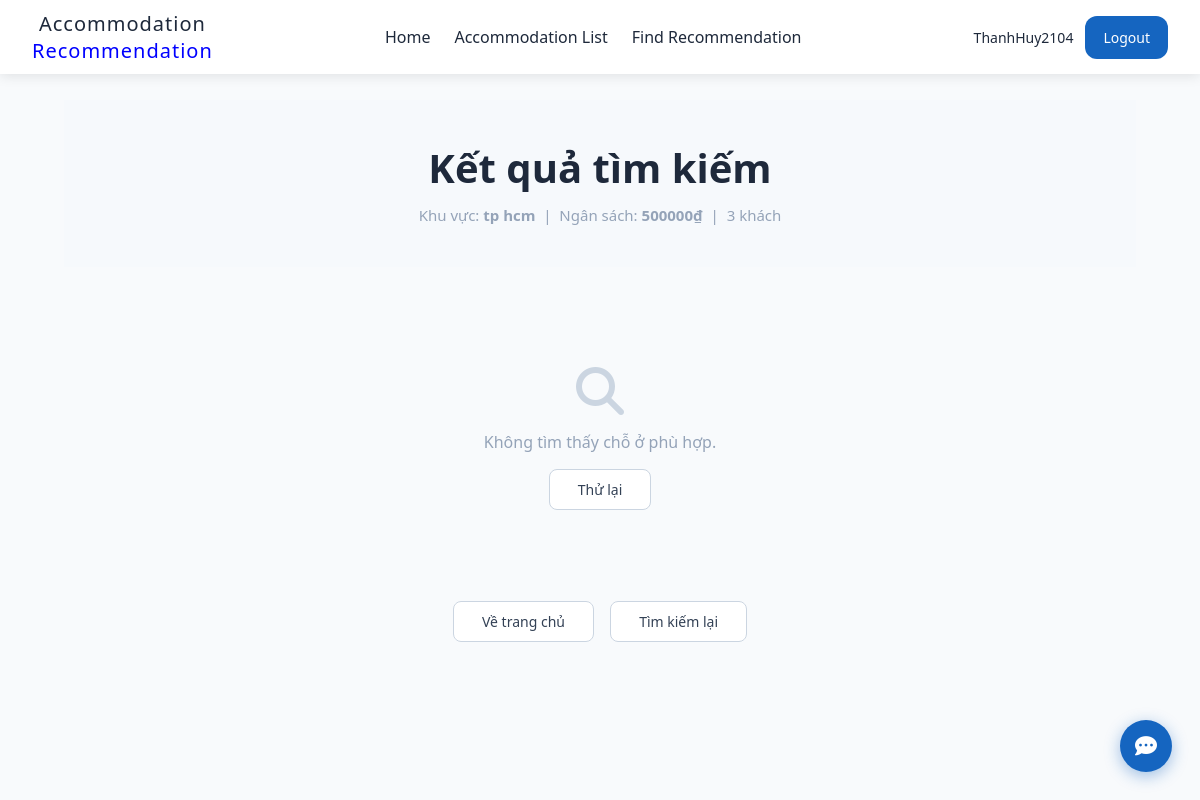
The page /recommendations/2/ (signed in) on the database its author committed.
### preferences/models.py (models this page shows, shortened)
class UserPreference(models.Model):
    TYPE_CHOICES = [
        ('hotel', 'Hotel'),
        ('homestay', 'Homestay'),
        ('hostel', 'Hostel'),
        ('apartment', 'Apartment'),
    ]
    area = models.CharField(max_length=100)
    budget = models.IntegerField()
    guest_count = models.IntegerField()
    preferred_type = models.CharField(max_length=20, choices=TYPE_CHOICES, blank=True, null=True)
    required_amenities = models.JSONField(default=list, blank=True)
    created_at = models.DateTimeField(auto_now_add=True)

### recommendations/views.py (the view)
# urls.py: path('<int:pref_id>/', views.recommendation_result, name='recommendation_result'),
def recommendation_result(request, pref_id):
    preference = get_object_or_404(UserPreference, id=pref_id)
    accommodations = get_candidate_accommodations(preference)
    scored_results = []
    for item in accommodations:
        scored_results.append((item, calculate_matching_score(item, preference)))
    scored_results.sort(key=lambda x: x[1], reverse=True)
    count = min(len(scored_results), 5)
    final_output = scored_results[:count]
    return render(request, 'recommendations/recommendation_result.html',
    {
        'preference': preference,
        'results': final_output
    })

### recommendations/services.py (called while the page is built)
def get_candidate_accommodations(preference) -> list[Accommodation]:
    base_qs = Accommodation.objects.filter(capacity__gte=preference.guest_count)
    if preference.budget and preference.budget > 0:
        base_qs = base_qs.filter(price_per_night__lte=preference.budget)
    unique_items: dict[str, Accommodation] = {}
    for item in base_qs:
        unique_items.setdefault(item.name, item)
    candidates = list(unique_items.values())
    return [item for item in candidates if area_matches(item.area, preference.area)]

### templates/recommendations/recommendation_result.html
{% extends 'base.html' %}
{% load static %}
{% block content %}
<div class="rec-page">
    <div class="section-title" style="margin-bottom: 32px;">
        <h1 class="section-heading">Kết quả tìm kiếm</h1>
        <p class="section-subtitle">
            Khu vực: <strong>{{ preference.area }}</strong> &nbsp;|&nbsp;
            Ngân sách: <strong>{{ preference.budget|floatformat:0 }}₫</strong> &nbsp;|&nbsp;
            {{ preference.guest_count }} khách
        </p>
    </div>
    <div class="acc-list">
        {% for item, score in results %}
        <a href="{% url 'accommodation_detail' item.pk %}" class="acc-card">
            <div class="acc-img-wrap">
                {% if item.image_url %}
                    <img src="{{ item.image_url }}" alt="{{ item.name }}" class="acc-img" />
                {% else %}
                    <div class="acc-img acc-img-placeholder">
                        <i class="fa-solid fa-building" style="font-size:40px; color:#cbd5e1;"></i>
                    </div>
                {% endif %}
                {% if score >= 4.5 %}
                    <div class="rec-score-badge badge-excellent">Xuất sắc ★</div>
                {% elif score >= 3.5 %}
                    <div class="rec-score-badge badge-good">Phù hợp</div>
                {% else %}
                    <div class="rec-score-badge badge-ok">Tạm được</div>
                {% endif %}
            </div>
            <div class="acc-body">
                <div class="acc-top">
                    <div>
                        <p class="acc-type">{{ item.accommodation_type }}</p>
                        <p class="acc-name">{{ item.name }}</p>
                        <p class="acc-address">
                            <i class="fa-solid fa-location-dot"></i>
                            {{ item.address }}, {{ item.area }}
                        </p>
                    </div>
                    <div class="acc-rating">★ {{ item.rating }}</div>
                </div>
                <p class="acc-desc">{{ item.description }}</p>
                <div class="score-bar-wrap">
                    <span class="score-label">Độ phù hợp</span>
                    <div class="score-bar">
                        {% widthratio score 5 100 as score_pct %}
                        <div class="score-fill" style="width: {{ score_pct }}%;"></div>
                    </div>
                    <span class="score-num">{{ score }}/5</span>
                </div>
                <div class="acc-bottom">
                    <div class="acc-info">
                        <span><i class="fa-solid fa-user"></i> {{ item.capacity }} khách</span>
                        {% for amenity in item.amenities %}
                            <span><i class="fa-solid fa-check"></i> {{ amenity }}</span>
                        {% endfor %}
                    </div>
                    <div class="acc-price-wrap">
                        <p class="acc-price">
                            <span>{{ item.price_per_night|floatformat:0 }}₫</span>/night
                        </p>
                        <button class="hotel-book-btn">Book Now</button>
                    </div>
                </div>
            </div>
        </a>
        {% empty %}
            <div style="text-align:center; padding: 60px 20px; grid-column: 1/-1;">
                <i class="fa-solid fa-magnifying-glass" style="font-size:48px; color:#cbd5e1; display:block; margin-bottom:16px;"></i>
                <p style="color:#94a3b8; font-size:16px;">Không tìm thấy chỗ ở phù hợp.</p>
                <a href="/preferences/" class="view-all-btn" style="margin-top:16px; display:inline-block;">Thử lại</a>
            </div>
        {% endfor %}
    </div>
    <div style="text-align:center; margin-top: 40px;">
        <a href="/" class="view-all-btn">Về trang chủ</a>
        <a href="/preferences/" class="view-all-btn" style="margin-left:12px;">Tìm kiếm lại</a>
    </div>
</div>
{% endblock %}

### templates/base.html (shortened to what this page needs)
{% load static %}
<!DOCTYPE html>
<html>
<head>
    <link rel="stylesheet" href="{% static 'css.css' %}">
    <link rel="stylesheet" href="https://cdnjs.cloudflare.com/ajax/libs/font-awesome/6.5.0/css/all.min.css">
</head>
<body class='body'>
    <nav class="nav">
        <a href="/" class="nav-brand">Accommodation <br> <span class='recommendation'>Recommendation</span></a>
        {% if request.path != '/accounts/login/' and request.path != '/accounts/register/' %}
        <div class="nav-links">
            <a href="/">Home</a>
            <a href="/accommodations/">Accommodation List</a>
            <a href="/preferences/">Find Recommendation</a>
        </div>
        {% endif %}
        <div class="nav-auth">
            {% if user.is_authenticated %}
                <a href="/accounts/profile/" class="login-btn">{{ user.username }}</a>
                <a href="/accounts/logout/" class="register-btn">Logout</a>
            {% else %}
                <a href="/accounts/login/" class="login-btn">Login</a>
                <a href="/accounts/register/" class="register-btn">Register</a>
            {% endif %}
        </div>
        <div class="chat-btn" id="chatBtn" onclick="toggleChat()">
            <i class="fa-solid fa-comment-dots"></i>
        </div>
    </nav>
    {% block content %}{% endblock %}
</body>
</html>

### static/css.css (style rules this page uses)
* { margin: 0; padding: 0; box-sizing: border-box; }
.body { background-color: white; font-family: system-ui, -apple-system, BlinkMacSystemFont, "Segoe UI", Roboto, sans-serif; }
.recommendation { color: blue; }
.nav { z-index: 10; background: transparent; padding: 0 32px; display: flex; align-items: center; justify-content: space-between; height: 74px; position: fixed; top: 0; left: 0; right: 0; }
.nav-scrolled { background: #fff !important; box-shadow: 0 2px 12px rgba(0, 0, 0, 0.1); transition: all ease 0.5s; }
.nav-scrolled .nav-brand, .nav-scrolled .nav-links a, .nav-scrolled .nav-auth .login-btn { color: #1e293b !important; }
.nav-scrolled .nav-auth .register-btn { background: #1565c0; color: #fff !important; }
.nav-brand { color: black; font-weight: bold; font-size: 20px; font-weight: 500; letter-spacing: 1px; text-decoration: none; text-align: center; }
.nav-links { display: flex; gap: 24px; }
.nav-links a { color: white; font-size: 16px; text-decoration: none; transition: color 0.2s; }
.nav-auth { display: flex; gap: 12px; align-items: center; }
.nav-auth .login-btn { color: white; font-size: 14px; text-decoration: none; transition: color 0.2s; }
.nav-auth .register-btn { background: white; color: black; padding: 12px 18px; border-radius: 12px; font-size: 14px; text-decoration: none; transition: background 0.2s; }
.section-title { display: flex; flex-direction: column; align-items: center; text-align: center; padding: 40px 0; background-color: #f6f9fc; }
.section-heading { font-size: 40px; font-weight: 700; color: #1e293b; margin: 0; }
.section-subtitle { font-size: 15px; color: #94a3b8; margin-top: 8px; max-width: 680px; line-height: 1.6; }
.view-all-btn { margin-top: 52px; padding: 10px 28px; border: 1px solid #cbd5e1; border-radius: 8px; background: #fff; color: #334155; font-size: 14px; font-weight: 500; text-decoration: none; transition: background 0.2s, border-color 0.2s; }
.acc-list { display: flex; flex-direction: column; gap: 24px; margin-top: 40px; }
.chat-btn { position: fixed; bottom: 28px; right: 28px; width: 52px; height: 52px; background: #1565c0; color: #fff; border-radius: 50%; display: flex; align-items: center; justify-content: center; font-size: 22px; cursor: pointer; z-index: 1000; box-shadow: 0 4px 16px rgba(21, 101, 192, 0.4); transition: background 0.2s, transform 0.2s; }
.rec-page { background: #f8fafc; padding: 100px 64px 80px; min-height: 100vh; }

### rows shown on the page
UserPreference: area "tp hcm", budget "500000", guest_count "3"

### other values the page prints
{{ user.username }} "ThanhHuy2104"
